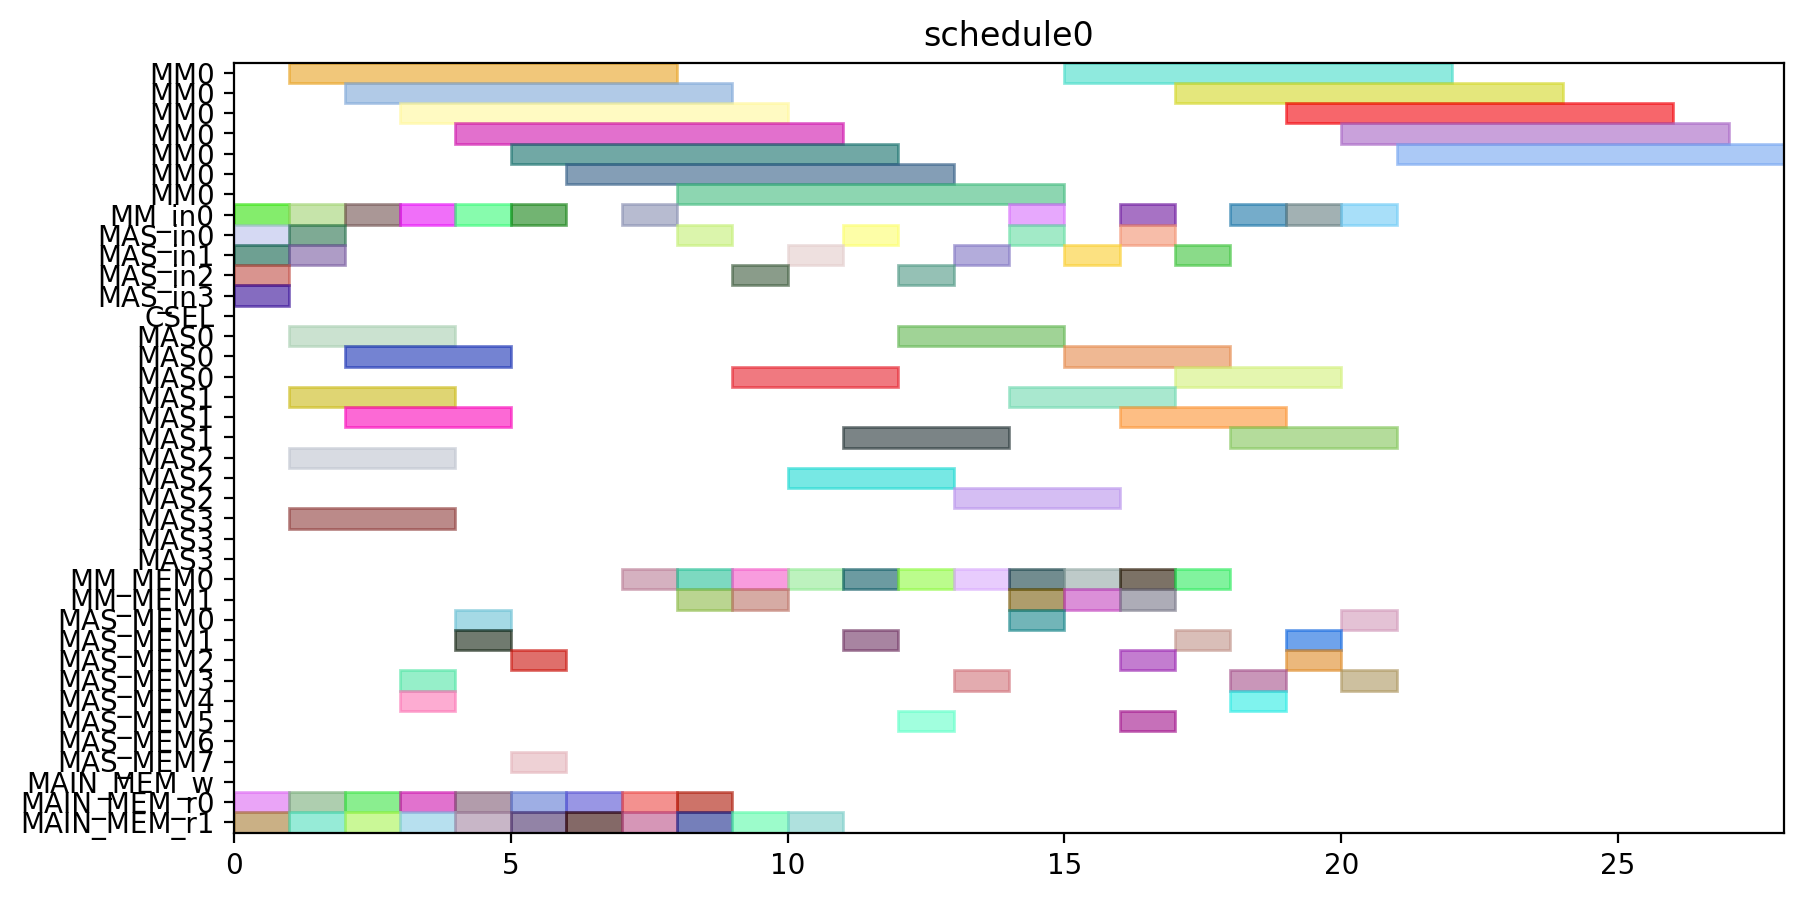

The script that drew this image:
from pyschedule import Scenario, solvers, plotters, alt


def solve():
	horizon = 90
	S = Scenario("schedule0", horizon=horizon)

	# resource
	MM = S.Resources('MM', num=1, size=7)
	MM_in = S.Resources('MM_in', num=1)
	MAS_in = S.Resources('MAS_in', num=4)
	CSEL = S.Resource('CSEL')
	MAS = S.Resources('MAS', num=4, size=3, periods=range(1, horizon))
	MM_MEM = S.Resources('MM_MEM', num=2)
	MAS_MEM = S.Resources('MAS_MEM', num=8)
	MAIN_MEM_w = S.Resource('MAIN_MEM_w', size=1)
	MAIN_MEM_r = S.Resources('MAIN_MEM_r', num=2)

	# result of previous scheduling

	# new tasks
	t0 = S.Task('t0', length=7, delay_cost=1)
	t0 += alt(MM)
	t0_in = S.Task('t0_in', length=1, delay_cost=1)
	t0_in += alt(MM_in)
	S += t0_in*MM_in[0]<=t0*MM[0]

	t0_mem0 = S.Task('t0_mem0', length=1, delay_cost=1)
	t0_mem0 += MAIN_MEM_r[0]
	t0_mem1 = S.Task('t0_mem1', length=1, delay_cost=1)
	t0_mem1 += MAIN_MEM_r[1]
	t1 = S.Task('t1', length=7, delay_cost=1)
	t1 += alt(MM)
	t1_in = S.Task('t1_in', length=1, delay_cost=1)
	t1_in += alt(MM_in)
	S += t1_in*MM_in[0]<=t1*MM[0]

	t1_mem0 = S.Task('t1_mem0', length=1, delay_cost=1)
	t1_mem0 += MAIN_MEM_r[0]
	t1_mem1 = S.Task('t1_mem1', length=1, delay_cost=1)
	t1_mem1 += MAIN_MEM_r[1]
	t2 = S.Task('t2', length=7, delay_cost=1)
	t2 += alt(MM)
	t2_in = S.Task('t2_in', length=1, delay_cost=1)
	t2_in += alt(MM_in)
	S += t2_in*MM_in[0]<=t2*MM[0]

	t2_mem0 = S.Task('t2_mem0', length=1, delay_cost=1)
	t2_mem0 += MAIN_MEM_r[0]
	t2_mem1 = S.Task('t2_mem1', length=1, delay_cost=1)
	t2_mem1 += MAIN_MEM_r[1]
	t3 = S.Task('t3', length=3, delay_cost=1)
	t3 += alt(MAS)
	t3_in = S.Task('t3_in', length=1, delay_cost=1)
	t3_in += alt(MAS_in)
	S += t3_in*MAS_in[0]<=t3*MAS[0]

	S += t3_in*MAS_in[1]<=t3*MAS[1]

	S += t3_in*MAS_in[2]<=t3*MAS[2]

	S += t3_in*MAS_in[3]<=t3*MAS[3]

	t3_mem0 = S.Task('t3_mem0', length=1, delay_cost=1)
	t3_mem0 += MAIN_MEM_r[0]
	t3_mem1 = S.Task('t3_mem1', length=1, delay_cost=1)
	t3_mem1 += MAIN_MEM_r[1]
	t4 = S.Task('t4', length=3, delay_cost=1)
	t4 += alt(MAS)
	t4_in = S.Task('t4_in', length=1, delay_cost=1)
	t4_in += alt(MAS_in)
	S += t4_in*MAS_in[0]<=t4*MAS[0]

	S += t4_in*MAS_in[1]<=t4*MAS[1]

	S += t4_in*MAS_in[2]<=t4*MAS[2]

	S += t4_in*MAS_in[3]<=t4*MAS[3]

	t4_mem0 = S.Task('t4_mem0', length=1, delay_cost=1)
	t4_mem0 += MAIN_MEM_r[0]
	t4_mem1 = S.Task('t4_mem1', length=1, delay_cost=1)
	t4_mem1 += MAIN_MEM_r[1]
	t8 = S.Task('t8', length=3, delay_cost=1)
	t8 += alt(MAS)
	t8_in = S.Task('t8_in', length=1, delay_cost=1)
	t8_in += alt(MAS_in)
	S += t8_in*MAS_in[0]<=t8*MAS[0]

	S += t8_in*MAS_in[1]<=t8*MAS[1]

	S += t8_in*MAS_in[2]<=t8*MAS[2]

	S += t8_in*MAS_in[3]<=t8*MAS[3]

	t8_mem0 = S.Task('t8_mem0', length=1, delay_cost=1)
	t8_mem0 += MAIN_MEM_r[0]
	t8_mem1 = S.Task('t8_mem1', length=1, delay_cost=1)
	t8_mem1 += MAIN_MEM_r[1]
	t9 = S.Task('t9', length=3, delay_cost=1)
	t9 += alt(MAS)
	t9_in = S.Task('t9_in', length=1, delay_cost=1)
	t9_in += alt(MAS_in)
	S += t9_in*MAS_in[0]<=t9*MAS[0]

	S += t9_in*MAS_in[1]<=t9*MAS[1]

	S += t9_in*MAS_in[2]<=t9*MAS[2]

	S += t9_in*MAS_in[3]<=t9*MAS[3]

	t9_mem0 = S.Task('t9_mem0', length=1, delay_cost=1)
	t9_mem0 += MAIN_MEM_r[0]
	t9_mem1 = S.Task('t9_mem1', length=1, delay_cost=1)
	t9_mem1 += MAIN_MEM_r[1]
	t13 = S.Task('t13', length=3, delay_cost=1)
	t13 += alt(MAS)
	t13_in = S.Task('t13_in', length=1, delay_cost=1)
	t13_in += alt(MAS_in)
	S += t13_in*MAS_in[0]<=t13*MAS[0]

	S += t13_in*MAS_in[1]<=t13*MAS[1]

	S += t13_in*MAS_in[2]<=t13*MAS[2]

	S += t13_in*MAS_in[3]<=t13*MAS[3]

	t13_mem0 = S.Task('t13_mem0', length=1, delay_cost=1)
	t13_mem0 += MAIN_MEM_r[0]
	t13_mem1 = S.Task('t13_mem1', length=1, delay_cost=1)
	t13_mem1 += MAIN_MEM_r[1]
	t14 = S.Task('t14', length=3, delay_cost=1)
	t14 += alt(MAS)
	t14_in = S.Task('t14_in', length=1, delay_cost=1)
	t14_in += alt(MAS_in)
	S += t14_in*MAS_in[0]<=t14*MAS[0]

	S += t14_in*MAS_in[1]<=t14*MAS[1]

	S += t14_in*MAS_in[2]<=t14*MAS[2]

	S += t14_in*MAS_in[3]<=t14*MAS[3]

	t14_mem0 = S.Task('t14_mem0', length=1, delay_cost=1)
	t14_mem0 += MAIN_MEM_r[0]
	t14_mem1 = S.Task('t14_mem1', length=1, delay_cost=1)
	t14_mem1 += MAIN_MEM_r[1]
	t5 = S.Task('t5', length=7, delay_cost=1)
	t5 += alt(MM)
	t5_in = S.Task('t5_in', length=1, delay_cost=1)
	t5_in += alt(MM_in)
	S += t5_in*MM_in[0]<=t5*MM[0]

	t5_mem0 = S.Task('t5_mem0', length=1, delay_cost=1)
	t5_mem0 += alt(MAS_MEM)
	S += (t3*MAS[0])-1 < t5_mem0*MAS_MEM[0]
	S += (t3*MAS[1])-1 < t5_mem0*MAS_MEM[2]
	S += (t3*MAS[2])-1 < t5_mem0*MAS_MEM[4]
	S += (t3*MAS[3])-1 < t5_mem0*MAS_MEM[6]
	S += t5_mem0 <= t5

	t5_mem1 = S.Task('t5_mem1', length=1, delay_cost=1)
	t5_mem1 += alt(MAS_MEM)
	S += (t4*MAS[0])-1 < t5_mem1*MAS_MEM[1]
	S += (t4*MAS[1])-1 < t5_mem1*MAS_MEM[3]
	S += (t4*MAS[2])-1 < t5_mem1*MAS_MEM[5]
	S += (t4*MAS[3])-1 < t5_mem1*MAS_MEM[7]
	S += t5_mem1 <= t5

	t6 = S.Task('t6', length=3, delay_cost=1)
	t6 += alt(MAS)
	t6_in = S.Task('t6_in', length=1, delay_cost=1)
	t6_in += alt(MAS_in)
	S += t6_in*MAS_in[0]<=t6*MAS[0]

	S += t6_in*MAS_in[1]<=t6*MAS[1]

	S += t6_in*MAS_in[2]<=t6*MAS[2]

	S += t6_in*MAS_in[3]<=t6*MAS[3]

	t6_mem0 = S.Task('t6_mem0', length=1, delay_cost=1)
	t6_mem0 += alt(MM_MEM)
	S += (t0*MM[0])-1 < t6_mem0*MM_MEM[0]
	S += t6_mem0 <= t6

	t6_mem1 = S.Task('t6_mem1', length=1, delay_cost=1)
	t6_mem1 += alt(MM_MEM)
	S += (t1*MM[0])-1 < t6_mem1*MM_MEM[1]
	S += t6_mem1 <= t6

	t10 = S.Task('t10', length=7, delay_cost=1)
	t10 += alt(MM)
	t10_in = S.Task('t10_in', length=1, delay_cost=1)
	t10_in += alt(MM_in)
	S += t10_in*MM_in[0]<=t10*MM[0]

	t10_mem0 = S.Task('t10_mem0', length=1, delay_cost=1)
	t10_mem0 += alt(MAS_MEM)
	S += (t8*MAS[0])-1 < t10_mem0*MAS_MEM[0]
	S += (t8*MAS[1])-1 < t10_mem0*MAS_MEM[2]
	S += (t8*MAS[2])-1 < t10_mem0*MAS_MEM[4]
	S += (t8*MAS[3])-1 < t10_mem0*MAS_MEM[6]
	S += t10_mem0 <= t10

	t10_mem1 = S.Task('t10_mem1', length=1, delay_cost=1)
	t10_mem1 += alt(MAS_MEM)
	S += (t9*MAS[0])-1 < t10_mem1*MAS_MEM[1]
	S += (t9*MAS[1])-1 < t10_mem1*MAS_MEM[3]
	S += (t9*MAS[2])-1 < t10_mem1*MAS_MEM[5]
	S += (t9*MAS[3])-1 < t10_mem1*MAS_MEM[7]
	S += t10_mem1 <= t10

	t11 = S.Task('t11', length=3, delay_cost=1)
	t11 += alt(MAS)
	t11_in = S.Task('t11_in', length=1, delay_cost=1)
	t11_in += alt(MAS_in)
	S += t11_in*MAS_in[0]<=t11*MAS[0]

	S += t11_in*MAS_in[1]<=t11*MAS[1]

	S += t11_in*MAS_in[2]<=t11*MAS[2]

	S += t11_in*MAS_in[3]<=t11*MAS[3]

	t11_mem0 = S.Task('t11_mem0', length=1, delay_cost=1)
	t11_mem0 += alt(MM_MEM)
	S += (t1*MM[0])-1 < t11_mem0*MM_MEM[0]
	S += t11_mem0 <= t11

	t11_mem1 = S.Task('t11_mem1', length=1, delay_cost=1)
	t11_mem1 += alt(MM_MEM)
	S += (t2*MM[0])-1 < t11_mem1*MM_MEM[1]
	S += t11_mem1 <= t11

	t15 = S.Task('t15', length=7, delay_cost=1)
	t15 += alt(MM)
	t15_in = S.Task('t15_in', length=1, delay_cost=1)
	t15_in += alt(MM_in)
	S += t15_in*MM_in[0]<=t15*MM[0]

	t15_mem0 = S.Task('t15_mem0', length=1, delay_cost=1)
	t15_mem0 += alt(MAS_MEM)
	S += (t13*MAS[0])-1 < t15_mem0*MAS_MEM[0]
	S += (t13*MAS[1])-1 < t15_mem0*MAS_MEM[2]
	S += (t13*MAS[2])-1 < t15_mem0*MAS_MEM[4]
	S += (t13*MAS[3])-1 < t15_mem0*MAS_MEM[6]
	S += t15_mem0 <= t15

	t15_mem1 = S.Task('t15_mem1', length=1, delay_cost=1)
	t15_mem1 += alt(MAS_MEM)
	S += (t14*MAS[0])-1 < t15_mem1*MAS_MEM[1]
	S += (t14*MAS[1])-1 < t15_mem1*MAS_MEM[3]
	S += (t14*MAS[2])-1 < t15_mem1*MAS_MEM[5]
	S += (t14*MAS[3])-1 < t15_mem1*MAS_MEM[7]
	S += t15_mem1 <= t15

	t16 = S.Task('t16', length=3, delay_cost=1)
	t16 += alt(MAS)
	t16_in = S.Task('t16_in', length=1, delay_cost=1)
	t16_in += alt(MAS_in)
	S += t16_in*MAS_in[0]<=t16*MAS[0]

	S += t16_in*MAS_in[1]<=t16*MAS[1]

	S += t16_in*MAS_in[2]<=t16*MAS[2]

	S += t16_in*MAS_in[3]<=t16*MAS[3]

	t16_mem0 = S.Task('t16_mem0', length=1, delay_cost=1)
	t16_mem0 += alt(MM_MEM)
	S += (t0*MM[0])-1 < t16_mem0*MM_MEM[0]
	S += t16_mem0 <= t16

	t16_mem1 = S.Task('t16_mem1', length=1, delay_cost=1)
	t16_mem1 += alt(MM_MEM)
	S += (t2*MM[0])-1 < t16_mem1*MM_MEM[1]
	S += t16_mem1 <= t16

	t18 = S.Task('t18', length=3, delay_cost=1)
	t18 += alt(MAS)
	t18_in = S.Task('t18_in', length=1, delay_cost=1)
	t18_in += alt(MAS_in)
	S += t18_in*MAS_in[0]<=t18*MAS[0]

	S += t18_in*MAS_in[1]<=t18*MAS[1]

	S += t18_in*MAS_in[2]<=t18*MAS[2]

	S += t18_in*MAS_in[3]<=t18*MAS[3]

	t18_mem0 = S.Task('t18_mem0', length=1, delay_cost=1)
	t18_mem0 += alt(MM_MEM)
	S += (t0*MM[0])-1 < t18_mem0*MM_MEM[0]
	S += t18_mem0 <= t18

	t20 = S.Task('t20', length=7, delay_cost=1)
	t20 += alt(MM)
	t20_in = S.Task('t20_in', length=1, delay_cost=1)
	t20_in += alt(MM_in)
	S += t20_in*MM_in[0]<=t20*MM[0]

	t20_mem0 = S.Task('t20_mem0', length=1, delay_cost=1)
	t20_mem0 += alt(MM_MEM)
	S += (t2*MM[0])-1 < t20_mem0*MM_MEM[0]
	S += t20_mem0 <= t20

	t20_mem1 = S.Task('t20_mem1', length=1, delay_cost=1)
	t20_mem1 += MAIN_MEM_r[1]
	t7 = S.Task('t7', length=3, delay_cost=1)
	t7 += alt(MAS)
	t7_in = S.Task('t7_in', length=1, delay_cost=1)
	t7_in += alt(MAS_in)
	S += t7_in*MAS_in[0]<=t7*MAS[0]

	S += t7_in*MAS_in[1]<=t7*MAS[1]

	S += t7_in*MAS_in[2]<=t7*MAS[2]

	S += t7_in*MAS_in[3]<=t7*MAS[3]

	t7_mem0 = S.Task('t7_mem0', length=1, delay_cost=1)
	t7_mem0 += alt(MM_MEM)
	S += (t5*MM[0])-1 < t7_mem0*MM_MEM[0]
	S += t7_mem0 <= t7

	t7_mem1 = S.Task('t7_mem1', length=1, delay_cost=1)
	t7_mem1 += alt(MAS_MEM)
	S += (t6*MAS[0])-1 < t7_mem1*MAS_MEM[1]
	S += (t6*MAS[1])-1 < t7_mem1*MAS_MEM[3]
	S += (t6*MAS[2])-1 < t7_mem1*MAS_MEM[5]
	S += (t6*MAS[3])-1 < t7_mem1*MAS_MEM[7]
	S += t7_mem1 <= t7

	t12 = S.Task('t12', length=3, delay_cost=1)
	t12 += alt(MAS)
	t12_in = S.Task('t12_in', length=1, delay_cost=1)
	t12_in += alt(MAS_in)
	S += t12_in*MAS_in[0]<=t12*MAS[0]

	S += t12_in*MAS_in[1]<=t12*MAS[1]

	S += t12_in*MAS_in[2]<=t12*MAS[2]

	S += t12_in*MAS_in[3]<=t12*MAS[3]

	t12_mem0 = S.Task('t12_mem0', length=1, delay_cost=1)
	t12_mem0 += alt(MM_MEM)
	S += (t10*MM[0])-1 < t12_mem0*MM_MEM[0]
	S += t12_mem0 <= t12

	t12_mem1 = S.Task('t12_mem1', length=1, delay_cost=1)
	t12_mem1 += alt(MAS_MEM)
	S += (t11*MAS[0])-1 < t12_mem1*MAS_MEM[1]
	S += (t11*MAS[1])-1 < t12_mem1*MAS_MEM[3]
	S += (t11*MAS[2])-1 < t12_mem1*MAS_MEM[5]
	S += (t11*MAS[3])-1 < t12_mem1*MAS_MEM[7]
	S += t12_mem1 <= t12

	t17 = S.Task('t17', length=3, delay_cost=1)
	t17 += alt(MAS)
	t17_in = S.Task('t17_in', length=1, delay_cost=1)
	t17_in += alt(MAS_in)
	S += t17_in*MAS_in[0]<=t17*MAS[0]

	S += t17_in*MAS_in[1]<=t17*MAS[1]

	S += t17_in*MAS_in[2]<=t17*MAS[2]

	S += t17_in*MAS_in[3]<=t17*MAS[3]

	t17_mem0 = S.Task('t17_mem0', length=1, delay_cost=1)
	t17_mem0 += alt(MM_MEM)
	S += (t15*MM[0])-1 < t17_mem0*MM_MEM[0]
	S += t17_mem0 <= t17

	t17_mem1 = S.Task('t17_mem1', length=1, delay_cost=1)
	t17_mem1 += alt(MAS_MEM)
	S += (t16*MAS[0])-1 < t17_mem1*MAS_MEM[1]
	S += (t16*MAS[1])-1 < t17_mem1*MAS_MEM[3]
	S += (t16*MAS[2])-1 < t17_mem1*MAS_MEM[5]
	S += (t16*MAS[3])-1 < t17_mem1*MAS_MEM[7]
	S += t17_mem1 <= t17

	t19 = S.Task('t19', length=3, delay_cost=1)
	t19 += alt(MAS)
	t19_in = S.Task('t19_in', length=1, delay_cost=1)
	t19_in += alt(MAS_in)
	S += t19_in*MAS_in[0]<=t19*MAS[0]

	S += t19_in*MAS_in[1]<=t19*MAS[1]

	S += t19_in*MAS_in[2]<=t19*MAS[2]

	S += t19_in*MAS_in[3]<=t19*MAS[3]

	t19_mem0 = S.Task('t19_mem0', length=1, delay_cost=1)
	t19_mem0 += alt(MM_MEM)
	S += (t0*MM[0])-1 < t19_mem0*MM_MEM[0]
	S += t19_mem0 <= t19

	t19_mem1 = S.Task('t19_mem1', length=1, delay_cost=1)
	t19_mem1 += alt(MAS_MEM)
	S += (t18*MAS[0])-1 < t19_mem1*MAS_MEM[1]
	S += (t18*MAS[1])-1 < t19_mem1*MAS_MEM[3]
	S += (t18*MAS[2])-1 < t19_mem1*MAS_MEM[5]
	S += (t18*MAS[3])-1 < t19_mem1*MAS_MEM[7]
	S += t19_mem1 <= t19

	t21 = S.Task('t21', length=3, delay_cost=1)
	t21 += alt(MAS)
	t21_in = S.Task('t21_in', length=1, delay_cost=1)
	t21_in += alt(MAS_in)
	S += t21_in*MAS_in[0]<=t21*MAS[0]

	S += t21_in*MAS_in[1]<=t21*MAS[1]

	S += t21_in*MAS_in[2]<=t21*MAS[2]

	S += t21_in*MAS_in[3]<=t21*MAS[3]

	t21_mem0 = S.Task('t21_mem0', length=1, delay_cost=1)
	t21_mem0 += alt(MM_MEM)
	S += (t1*MM[0])-1 < t21_mem0*MM_MEM[0]
	S += t21_mem0 <= t21

	t21_mem1 = S.Task('t21_mem1', length=1, delay_cost=1)
	t21_mem1 += alt(MM_MEM)
	S += (t20*MM[0])-1 < t21_mem1*MM_MEM[1]
	S += t21_mem1 <= t21

	t22 = S.Task('t22', length=3, delay_cost=1)
	t22 += alt(MAS)
	t22_in = S.Task('t22_in', length=1, delay_cost=1)
	t22_in += alt(MAS_in)
	S += t22_in*MAS_in[0]<=t22*MAS[0]

	S += t22_in*MAS_in[1]<=t22*MAS[1]

	S += t22_in*MAS_in[2]<=t22*MAS[2]

	S += t22_in*MAS_in[3]<=t22*MAS[3]

	t22_mem0 = S.Task('t22_mem0', length=1, delay_cost=1)
	t22_mem0 += alt(MM_MEM)
	S += (t1*MM[0])-1 < t22_mem0*MM_MEM[0]
	S += t22_mem0 <= t22

	t22_mem1 = S.Task('t22_mem1', length=1, delay_cost=1)
	t22_mem1 += alt(MM_MEM)
	S += (t20*MM[0])-1 < t22_mem1*MM_MEM[1]
	S += t22_mem1 <= t22

	t23 = S.Task('t23', length=7, delay_cost=1)
	t23 += alt(MM)
	t23_in = S.Task('t23_in', length=1, delay_cost=1)
	t23_in += alt(MM_in)
	S += t23_in*MM_in[0]<=t23*MM[0]

	t23_mem0 = S.Task('t23_mem0', length=1, delay_cost=1)
	t23_mem0 += alt(MAS_MEM)
	S += (t17*MAS[0])-1 < t23_mem0*MAS_MEM[0]
	S += (t17*MAS[1])-1 < t23_mem0*MAS_MEM[2]
	S += (t17*MAS[2])-1 < t23_mem0*MAS_MEM[4]
	S += (t17*MAS[3])-1 < t23_mem0*MAS_MEM[6]
	S += t23_mem0 <= t23

	t23_mem1 = S.Task('t23_mem1', length=1, delay_cost=1)
	t23_mem1 += MAIN_MEM_r[1]
	t25 = S.Task('t25', length=7, delay_cost=1)
	t25 += alt(MM)
	t25_in = S.Task('t25_in', length=1, delay_cost=1)
	t25_in += alt(MM_in)
	S += t25_in*MM_in[0]<=t25*MM[0]

	t25_mem0 = S.Task('t25_mem0', length=1, delay_cost=1)
	t25_mem0 += alt(MAS_MEM)
	S += (t7*MAS[0])-1 < t25_mem0*MAS_MEM[0]
	S += (t7*MAS[1])-1 < t25_mem0*MAS_MEM[2]
	S += (t7*MAS[2])-1 < t25_mem0*MAS_MEM[4]
	S += (t7*MAS[3])-1 < t25_mem0*MAS_MEM[6]
	S += t25_mem0 <= t25

	t25_mem1 = S.Task('t25_mem1', length=1, delay_cost=1)
	t25_mem1 += alt(MAS_MEM)
	S += (t22*MAS[0])-1 < t25_mem1*MAS_MEM[1]
	S += (t22*MAS[1])-1 < t25_mem1*MAS_MEM[3]
	S += (t22*MAS[2])-1 < t25_mem1*MAS_MEM[5]
	S += (t22*MAS[3])-1 < t25_mem1*MAS_MEM[7]
	S += t25_mem1 <= t25

	t27 = S.Task('t27', length=7, delay_cost=1)
	t27 += alt(MM)
	t27_in = S.Task('t27_in', length=1, delay_cost=1)
	t27_in += alt(MM_in)
	S += t27_in*MM_in[0]<=t27*MM[0]

	t27_mem0 = S.Task('t27_mem0', length=1, delay_cost=1)
	t27_mem0 += alt(MAS_MEM)
	S += (t22*MAS[0])-1 < t27_mem0*MAS_MEM[0]
	S += (t22*MAS[1])-1 < t27_mem0*MAS_MEM[2]
	S += (t22*MAS[2])-1 < t27_mem0*MAS_MEM[4]
	S += (t22*MAS[3])-1 < t27_mem0*MAS_MEM[6]
	S += t27_mem0 <= t27

	t27_mem1 = S.Task('t27_mem1', length=1, delay_cost=1)
	t27_mem1 += alt(MAS_MEM)
	S += (t21*MAS[0])-1 < t27_mem1*MAS_MEM[1]
	S += (t21*MAS[1])-1 < t27_mem1*MAS_MEM[3]
	S += (t21*MAS[2])-1 < t27_mem1*MAS_MEM[5]
	S += (t21*MAS[3])-1 < t27_mem1*MAS_MEM[7]
	S += t27_mem1 <= t27

	t28 = S.Task('t28', length=7, delay_cost=1)
	t28 += alt(MM)
	t28_in = S.Task('t28_in', length=1, delay_cost=1)
	t28_in += alt(MM_in)
	S += t28_in*MM_in[0]<=t28*MM[0]

	t28_mem0 = S.Task('t28_mem0', length=1, delay_cost=1)
	t28_mem0 += alt(MAS_MEM)
	S += (t19*MAS[0])-1 < t28_mem0*MAS_MEM[0]
	S += (t19*MAS[1])-1 < t28_mem0*MAS_MEM[2]
	S += (t19*MAS[2])-1 < t28_mem0*MAS_MEM[4]
	S += (t19*MAS[3])-1 < t28_mem0*MAS_MEM[6]
	S += t28_mem0 <= t28

	t28_mem1 = S.Task('t28_mem1', length=1, delay_cost=1)
	t28_mem1 += alt(MAS_MEM)
	S += (t7*MAS[0])-1 < t28_mem1*MAS_MEM[1]
	S += (t7*MAS[1])-1 < t28_mem1*MAS_MEM[3]
	S += (t7*MAS[2])-1 < t28_mem1*MAS_MEM[5]
	S += (t7*MAS[3])-1 < t28_mem1*MAS_MEM[7]
	S += t28_mem1 <= t28

	t29 = S.Task('t29', length=7, delay_cost=1)
	t29 += alt(MM)
	t29_in = S.Task('t29_in', length=1, delay_cost=1)
	t29_in += alt(MM_in)
	S += t29_in*MM_in[0]<=t29*MM[0]

	t29_mem0 = S.Task('t29_mem0', length=1, delay_cost=1)
	t29_mem0 += alt(MAS_MEM)
	S += (t21*MAS[0])-1 < t29_mem0*MAS_MEM[0]
	S += (t21*MAS[1])-1 < t29_mem0*MAS_MEM[2]
	S += (t21*MAS[2])-1 < t29_mem0*MAS_MEM[4]
	S += (t21*MAS[3])-1 < t29_mem0*MAS_MEM[6]
	S += t29_mem0 <= t29

	t29_mem1 = S.Task('t29_mem1', length=1, delay_cost=1)
	t29_mem1 += alt(MAS_MEM)
	S += (t12*MAS[0])-1 < t29_mem1*MAS_MEM[1]
	S += (t12*MAS[1])-1 < t29_mem1*MAS_MEM[3]
	S += (t12*MAS[2])-1 < t29_mem1*MAS_MEM[5]
	S += (t12*MAS[3])-1 < t29_mem1*MAS_MEM[7]
	S += t29_mem1 <= t29

	solvers.mip.solve(S,msg=1,kind='CPLEX',ratio_gap=1.01)

	solution = [['hoge']*len(S.solution()[1]) for i in range(len(S.solution()))]
	for i in range(len(S.solution())):
		for j in range(len(S.solution()[i])):
			solution[i][j]=str(S.solution()[i][j])
	print(solution)

	cycles = int(solution[-1][3])

	pic_file_name = "/home/mfukuda/ABE/multiRAM_multiMAS_16mux/scheduling_result/stage7MM1_stage3MAS4/EP_ADD_A_0/schedule0.png"
	if(S.solution() != []):
		plotters.matplotlib.plot(S,img_filename=pic_file_name, show_task_labels=False, fig_size=(cycles*0.25+3, 5))

	return solution
